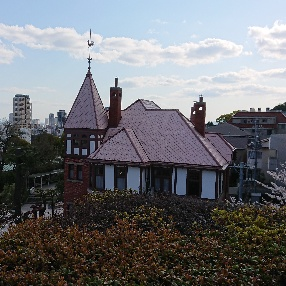
#> input picture images/content256/content13.jpg, 286 x 286 px; its folder holds only this picture in this run
$ python clusteringDiv.py
#> lines starting #> are read from the running program, lines starting #| are printed output that depends on the picture
#> in makeDataset, inputImage is the input picture: shape (286, 286, 3); mean B, G, R 116.4, 112.2, 110.9
import os
import glob

import numpy
import cv2
from PIL import Image as PILImage

from matplotlib import pyplot

from pyclustering.cluster.xmeans import xmeans
from pyclustering.cluster.center_initializer import kmeans_plusplus_initializer

path = os.getcwd() + '\\images'

IMAGE_W = 286
IMAGE_H = 286

def pil2CV(Img):
    imgArr = numpy.array(Img, dtype = numpy.uint8)
    return cv2.cvtColor(imgArr, cv2.COLOR_RGB2BGR)

def BGR2RGB(img):
    return cv2.cvtColor(img, cv2.COLOR_BGR2RGB)

def compensateGamma(Img):
    gamma = 1 / numpy.sqrt(Img.mean()) * 13
#> gamma = 1.22
    g_table = numpy.array([((i / 255.0) ** (1 / gamma)) * 255 for i in numpy.arange(0, 256)]).astype("uint8")
#> g_table = 256 values from 0 to 255
    Img = cv2.LUT(Img, g_table)
    return Img

def compensateV(Img):
    Img = cv2.cvtColor(Img, cv2.COLOR_BGR2HSV)
#> Img: shape (286, 286, 3); mean H, S, V 83.8, 59.3, 133.5
    for i, row in enumerate(Img):
        for j, pix in enumerate(row):
            Img[i][j][1] = 255
            Img[i][j][2] = 128 + (Img[i][j][2] - 128) * 0.8
#> Img: shape (286, 286, 3); mean H, S, V 83.8, 255, 132
    Img = cv2.cvtColor(Img, cv2.COLOR_HSV2BGR)
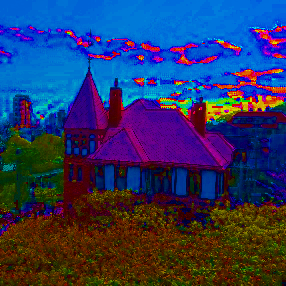
#> Img: shape (286, 286, 3); mean B, G, R 98.4, 53.9, 43.2
    return Img

# [21 lines left out: functions bilateralFilterRepetition, laplasianFilter, k_means, not called in this run]

def x_means(Img):
    Img = Img.reshape([IMAGE_W*IMAGE_H,3])
    x_meansCenter = kmeans_plusplus_initializer(Img, 4).initialize()
    imgX_means = xmeans(data = Img, initial_centers = x_meansCenter, kmax = 20, core = True)
    imgX_means.process()
    centerColors = numpy.array(imgX_means.get_centers(), dtype = 'uint8')
    for (x_means_cluster, x_means_center) in zip(imgX_means.get_clusters(), centerColors):
        for pixel in x_means_cluster:
            Img[pixel] = x_means_center
    Img = Img.reshape([IMAGE_W,IMAGE_H,3])
    return Img, centerColors

# [27 lines left out: functions segmentation, maskImg, meanColor, replaceColorMean, not called in this run]

def segmentation1(Img):
    Img = compensateGamma(Img)
    Img = compensateV(Img)
    mImg = cv2.medianBlur(Img, 5)
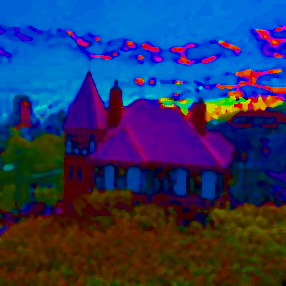
#> mImg: shape (286, 286, 3); mean B, G, R 98.9, 52.4, 40.6
    qImg, centers = x_means(mImg)

    return qImg, centers

# [10 lines left out: function segmentation2, not called in this run]

def makeDataset():
    inputFiles = glob.glob(path + '\\content256\\*.jpg')
    for imagePath in inputFiles:
        fileName = os.path.basename(imagePath).split('.')[0]
        inputImage = cv2.imread(imagePath)
        segImg, centerColors = segmentation1(inputImage)
        segImg = replaceColorMean(inputImage, segImg, centerColors)
        outputImage = cv2.hconcat([inputImage, segImg])
        cv2.imwrite(path + '\\segmentation\\_' + fileName + ".jpg", outputImage)

def trimImg(imgWidth, imgHeight):
    inputFiles = glob.glob(path + '\\contents\\square\\*.JPG')
    print('Input files path' + path + '\\contents\\square\\*.JPG')
    for fileNum, imagePath in enumerate(inputFiles):
        fileName = os.path.basename(imagePath).split('.')[0]
        inputImage = cv2.imread(imagePath)
        rawImgH, rawImgW = (inputImage.shape[0], inputImage.shape[1])
        if rawImgW > rawImgH:
            trimImg = inputImage[ : , (rawImgW - rawImgH) // 2 : (rawImgW - rawImgH) // 2 + rawImgH ]
        else:
            trimImg = inputImage[ (rawImgH - rawImgW) // 2 : (rawImgH - rawImgW) // 2 + rawImgH , : ]
        trimImg = cv2.resize(trimImg, (imgWidth, imgHeight))
        cv2.imwrite(path + '\\content256\\' + fileName + ".jpg", trimImg)

if __name__ == '__main__':
    print('running.....')
    trimImg(IMAGE_W, IMAGE_H)
    makeDataset()
#> (the call stopped at in x_means, `x_meansCenter = kmeans_plusplus_initializer(Img, 4).initialize()`: pyclustering is not available in this run)

$ run again, on images/content256/content17.jpg
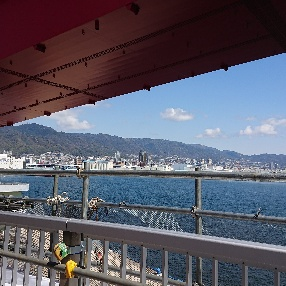
#> input picture images/content256/content17.jpg, 286 x 286 px
#> in makeDataset, inputImage is the input picture: shape (286, 286, 3); mean B, G, R 104.4, 91, 91.7
#> gamma = 1.33
#> g_table = 256 values from 0 to 255
#> in compensateGamma, `Img = cv2.LUT(Img, g_table)`:
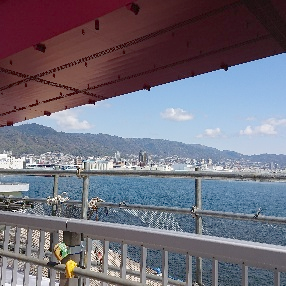
#> Img: shape (286, 286, 3); mean of channels 0, 1, 2 122.7, 110.2, 114.3; drawn as B, G, R
#> in segmentation1, `mImg = cv2.medianBlur(Img, 5)`:
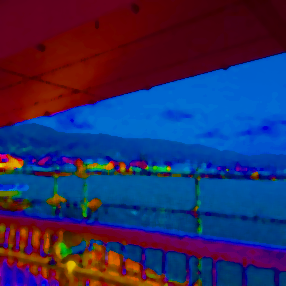
#> mImg: shape (286, 286, 3); mean B, G, R 93.9, 43.4, 46.7

$ run again, on images/content256/content18.jpg
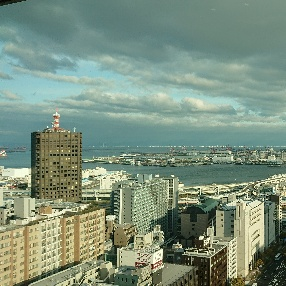
#> input picture images/content256/content18.jpg, 286 x 286 px
#> in makeDataset, inputImage is the input picture: shape (286, 286, 3); mean B, G, R 125.7, 144.6, 124.6
#> gamma = 1.13
#> g_table = 256 values from 0 to 255
#> in compensateV, `Img = cv2.cvtColor(Img, cv2.COLOR_HSV2BGR)`:
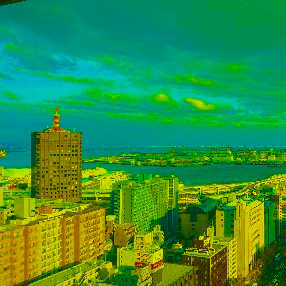
#> Img: shape (286, 286, 3); mean B, G, R 60.7, 145, 48.1
#> in segmentation1, `mImg = cv2.medianBlur(Img, 5)`:
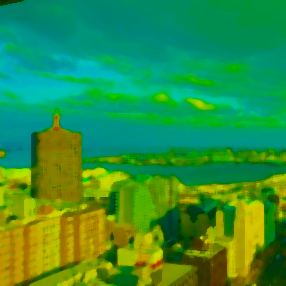
#> mImg: shape (286, 286, 3); mean B, G, R 60.6, 145.4, 47.9

$ run again, on images/content256/content19.jpg
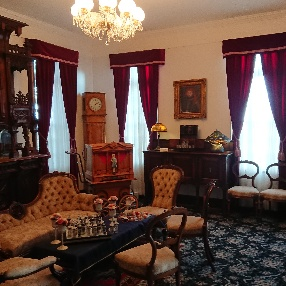
#> input picture images/content256/content19.jpg, 286 x 286 px
#> in makeDataset, inputImage is the input picture: shape (286, 286, 3); mean B, G, R 68.6, 78.3, 103.8
#> gamma = 1.42
#> g_table = 256 values from 0 to 255
#> in compensateGamma, `Img = cv2.LUT(Img, g_table)`:
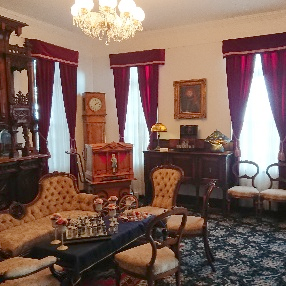
#> Img: shape (286, 286, 3); mean of channels 0, 1, 2 90.9, 100.7, 127.6; drawn as B, G, R
#> in segmentation1, `mImg = cv2.medianBlur(Img, 5)`:
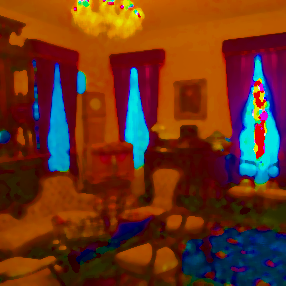
#> mImg: shape (286, 286, 3); mean B, G, R 28, 51.4, 105.7

$ run again, on images/content256/content14.jpg
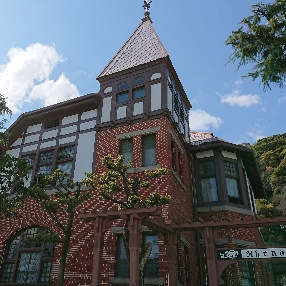
#> input picture images/content256/content14.jpg, 286 x 286 px
#> in makeDataset, inputImage is the input picture: shape (286, 286, 3); mean B, G, R 109.1, 100.5, 92.3
#> gamma = 1.3
#> g_table = 256 values from 0 to 255
#> in compensateGamma, `Img = cv2.LUT(Img, g_table)`:
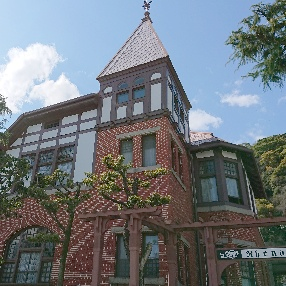
#> Img: shape (286, 286, 3); mean of channels 0, 1, 2 124.5, 118.9, 112.1; drawn as B, G, R
#> in segmentation1, `mImg = cv2.medianBlur(Img, 5)`:
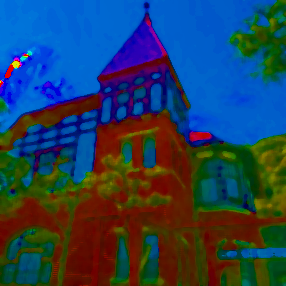
#> mImg: shape (286, 286, 3); mean B, G, R 89, 63.7, 36.6
